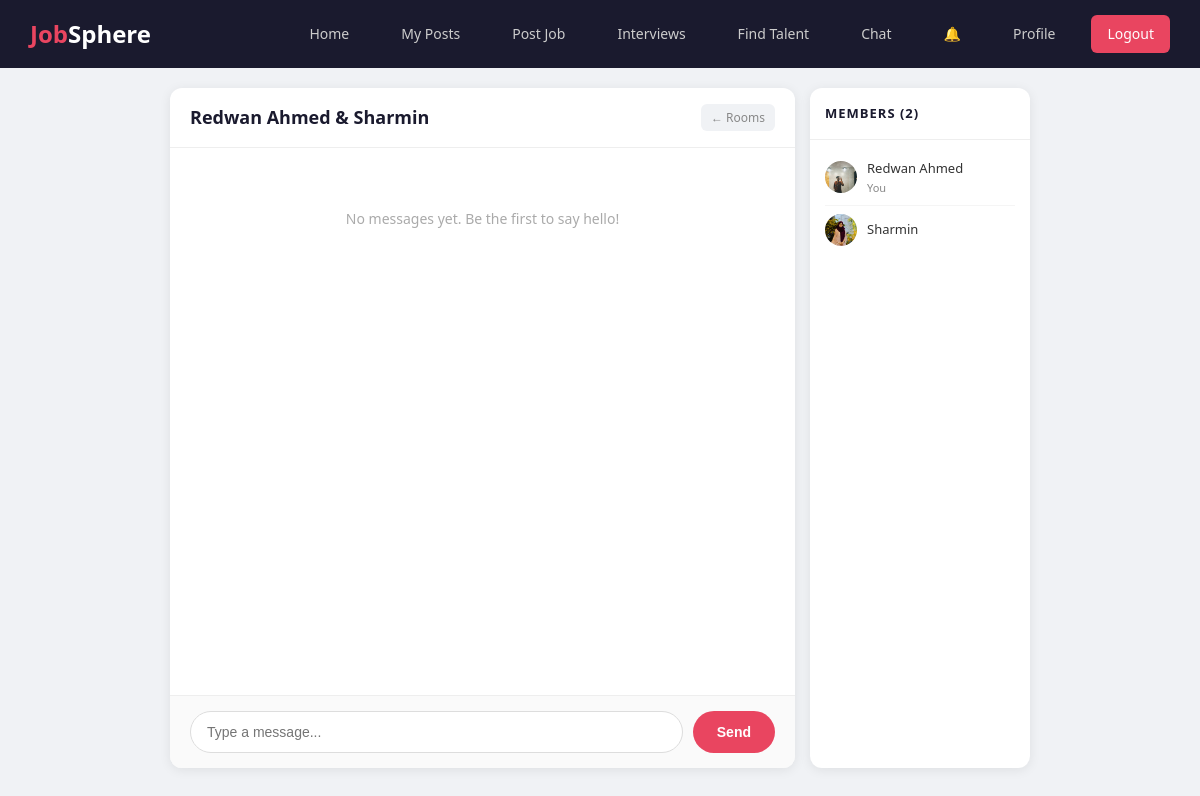
The page /updates/chat/room/4/ (signed in) on the database its author committed.
### updates/models.py (models this page shows, shortened)
class ChatRoom(models.Model):
    ROOM_TYPE_CHOICES = [
        ('software', 'Software Engineering'),
        ('banking', 'Banking & Finance'),
        ('healthcare', 'Healthcare'),
        ('general', 'General'),
        ('direct', 'Direct Message'),
    ]
    name = models.CharField(max_length=200)
    description = models.TextField(blank=True, null=True)
    room_type = models.CharField(max_length=20, choices=ROOM_TYPE_CHOICES, default='general')
    created_by = models.ForeignKey(User, on_delete=models.SET_NULL, null=True, blank=True, related_name='created_rooms')
    member_count = models.IntegerField(default=0)
    created_at = models.DateTimeField(auto_now_add=True)
    class Meta:
        ordering = ['-created_at']

class ChatRoomMember(models.Model):
    chat_room = models.ForeignKey(ChatRoom, on_delete=models.CASCADE, related_name='members')
    user = models.ForeignKey(User, on_delete=models.CASCADE, related_name='chat_memberships')
    joined_at = models.DateTimeField(auto_now_add=True)
    class Meta:
        unique_together = ('chat_room', 'user')

### users/models.py (models this page shows, shortened)
class User(AbstractBaseUser):
    USER_TYPE_CHOICES = [
        ('seeker', 'Job Seeker'),
        ('recruiter', 'Recruiter'),
        ('admin', 'Admin'),
    ]
    email = models.EmailField(unique=True)
    name = models.CharField(max_length=100)
    user_type = models.CharField(max_length=10, choices=USER_TYPE_CHOICES)
    phone_num = models.CharField(max_length=20, blank=True, null=True)
    profile_pic = models.ImageField(upload_to='profile_pics/', blank=True, null=True)
    is_active = models.BooleanField(default=True)
    is_admin = models.BooleanField(default=False)
    is_staff = models.BooleanField(default=False)
    is_superuser = models.BooleanField(default=False)
    objects = UserManager()
    USERNAME_FIELD = 'email'
    REQUIRED_FIELDS = ['name']

### updates/views.py (the view, shortened to what this page needs)
# urls.py: path('chat/room/<int:room_id>/', views.chat_room_window_view, name='chat_room_window'),
def chat_room_window_view(request, room_id):
    if not request.user.is_authenticated:
        return redirect('login')
    room = get_object_or_404(ChatRoom, id=room_id)
    is_member = ChatRoomMember.objects.filter(chat_room=room, user=request.user).exists()
    chat_messages = ChatMessage.objects.filter(chat_room=room).select_related('sender')
    members = ChatRoomMember.objects.filter(chat_room=room).select_related('user')
    return render(request, 'updates/chat_room_window.html', {
        'room': room,
        'chat_messages': chat_messages,
        'members': members,
        'is_member': is_member,
    })

### updates/context_processors.py (called while the page is built)
def unread_notifications(request):
    if request.user.is_authenticated:
        count = Notification.objects.filter(user=request.user, is_read=False).count()
        return {'unread_notif_count': count}
    return {'unread_notif_count': 0}

### templates/updates/chat_room_window.html (shortened to what this page needs)
{% extends 'base.html' %}
{% block content %}
<div class="chat-window-container">
    <div class="chat-main">
        <div class="chat-top-bar">
            <div>
                <h2>{{ room.name }}</h2>
            </div>
            <div class="chat-top-actions">
                <a href="{% url 'chat_rooms_list' %}">← Rooms</a>
            </div>
        </div>
        <div class="chat-messages" id="chatMessages">
            {% if chat_messages %}
                {% for msg in chat_messages %}
                    {% if msg.is_deleted %}
                        <div class="msg-deleted {% if msg.sender == user %}msg-mine-del{% else %}msg-other-del{% endif %}">
                            &#128465; This message was deleted
                        </div>
                    {% else %}
                        <div class="msg-bubble {% if msg.sender == user %}msg-mine{% else %}msg-other{% endif %}">
                            {% if msg.sender != user %}
                                <div class="msg-sender">{{ msg.sender.name }}</div>
                            {% endif %}
                            <div class="msg-content">{{ msg.content }}</div>
                            <div class="msg-time">{{ msg.sent_at|date:"M d" }} {{ msg.sent_at|time:"h:i A" }}</div>
                            {% if msg.sender == user %}
                                <div class="msg-actions">
                                    <a href="#" class="msg-action-btn" onclick="document.getElementById('edit-{{ msg.id }}').style.display='flex'; return false;">Edit</a>
                                    <a href="{% url 'delete_message' msg.id %}" class="msg-action-btn" onclick="return confirm('Delete this message?')">Delete</a>
                                </div>
                                <form method="POST" action="{% url 'edit_message' msg.id %}" class="edit-form" id="edit-{{ msg.id }}" style="display: none;">
                                    {% csrf_token %}
                                    <input type="text" name="content" value="{{ msg.content }}" class="edit-input">
                                    <button type="submit" class="btn-edit-save">Save</button>
                                </form>
                            {% endif %}
                        </div>
                    {% endif %}
                {% endfor %}
            {% else %}
                <div style="text-align: center; color: #aaa; padding: 40px; font-size: 14px;">
                    No messages yet. Be the first to say hello!
                </div>
            {% endif %}
        </div>
        {% if is_member %}
            <div class="chat-input-area">
                <form method="POST" class="chat-input-form">
                    <input type="text" name="content" class="chat-input" placeholder="Type a message..." autocomplete="off" required>
                    <button type="submit" class="btn-send">Send</button>
                </form>
            </div>
        {% else %}
            <div class="not-member-msg">
                You must join this room to send messages.
                <a href="{% url 'join_room' room.id %}" style="color: #0c447c; font-weight: 600;">Join now</a>
            </div>
        {% endif %}
    </div>
    <div class="chat-sidebar">
        <div class="sidebar-title">Members ({{ members|length }})</div>
        <div class="sidebar-members">
            {% for member in members %}
            <div class="member-item">
                {% if member.user.profile_pic %}
                    <img src="{{ member.user.profile_pic.url }}" style="width: 32px; height: 32px; border-radius: 50%; object-fit: cover;">
                {% else %}
                    <div class="member-avatar-small">{{ member.user.name|first }}</div>
                {% endif %}
                <div>
                    <div class="member-name">{{ member.user.name }}</div>
                    {% if member.user == user %}
                        <div class="member-you">You</div>
                    {% endif %}
                </div>
            </div>
            {% endfor %}
        </div>
    </div>
</div>
{% endblock %}

### rows shown on the page
ChatRoom: name "Redwan Ahmed & Sharmin"
ChatRoomMember: user.profile_pic (picture), user.name "Redwan Ahmed", shows "You"
ChatRoomMember: user.profile_pic (picture), user.name "Sharmin"

### other values the page prints
{{ members|length }} "2"
